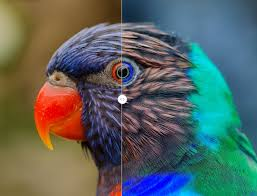
#> input picture images/image.jpg, 257 x 196 px
$ jupyter execute practice3.ipynb
#> lines starting #> are read from the running program, lines starting #| are printed output that depends on the picture
[cell 1]
import cv2
import numpy as np
import matplotlib.pyplot as plt

img = cv2.imread('images/image.jpg')
#> img is the input picture: shape (196, 257, 3); mean B, G, R 96.5, 100.8, 87.3
gray = cv2.cvtColor(img, cv2.COLOR_BGR2GRAY)
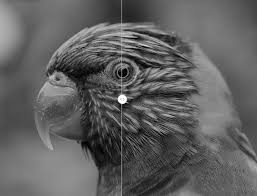
#> gray: shape (196, 257); min 0, max 255, mean 96.3

# --- Add Gaussian noise (simulates sensor electronic noise) ---
gauss_noise = np.random.normal(0, 25, gray.shape).astype(np.float32)
noisy_gauss = np.clip(gray.astype(np.float32) + gauss_noise, 0, 255).astype(np.uint8)
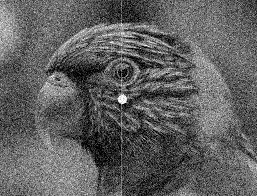
#> noisy_gauss: shape (196, 257); min 0, max 255, mean 95.9

# --- Add salt-and-pepper noise (simulates transmission errors) ---
sp_img = gray.copy()
total_pixels = gray.size
#> total_pixels = 50372
num_salt = int(0.02 * total_pixels)   # 2% salt (white dots)
#> num_salt = 1007
num_pepper = int(0.02 * total_pixels) # 2% pepper (black dots)
#> num_pepper = 1007

salt_coords = [np.random.randint(0, i, num_salt) for i in gray.shape]
sp_img[salt_coords[0], salt_coords[1]] = 255   # white pixels

pepper_coords = [np.random.randint(0, i, num_pepper) for i in gray.shape]
sp_img[pepper_coords[0], pepper_coords[1]] = 0    # black pixels
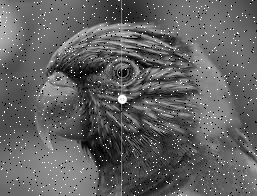
#> sp_img: shape (196, 257); min 0, max 255, mean 97.5

# --- Apply Gaussian blur to reduce Gaussian noise ---
denoised_gauss = cv2.GaussianBlur(noisy_gauss, (5, 5), 0)
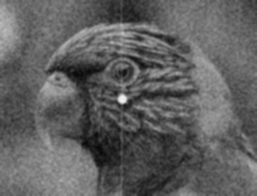
#> denoised_gauss: shape (196, 257); min 7, max 238, mean 95.9

# --- Apply Median filter to remove salt-and-pepper ---
denoised_sp = cv2.medianBlur(sp_img, 3)

# --- Display results ---
plt.figure(figsize=(14, 5))
for i, (im, title) in enumerate([
    (gray, 'Original'), (noisy_gauss, 'Gaussian Noise'),
    (denoised_gauss, 'Gaussian Removed'), (sp_img, 'Salt & Pepper'),
    (denoised_sp, 'S&P Removed')]):
    plt.subplot(1, 5, i+1); plt.imshow(im, cmap='gray')
    plt.title(title); plt.axis('off')
#> this loop made 5 passes
#> title on passes 1 to 5: 'Original', 'Gaussian Noise', 'Gaussian Removed', 'Salt & Pepper', 'S&P Removed'
plt.tight_layout(); plt.show()

[cell 2]
# [15 lines of commented-out code are left out]

[cell 3]
gray1= cv2.cvtColor(img, cv2.COLOR_BGR2GRAY)
cv2.imshow("Grayscale Image", gray1)
print("Grayscale image shape:", gray1.shape)
#| Grayscale image shape: (196, 257)
